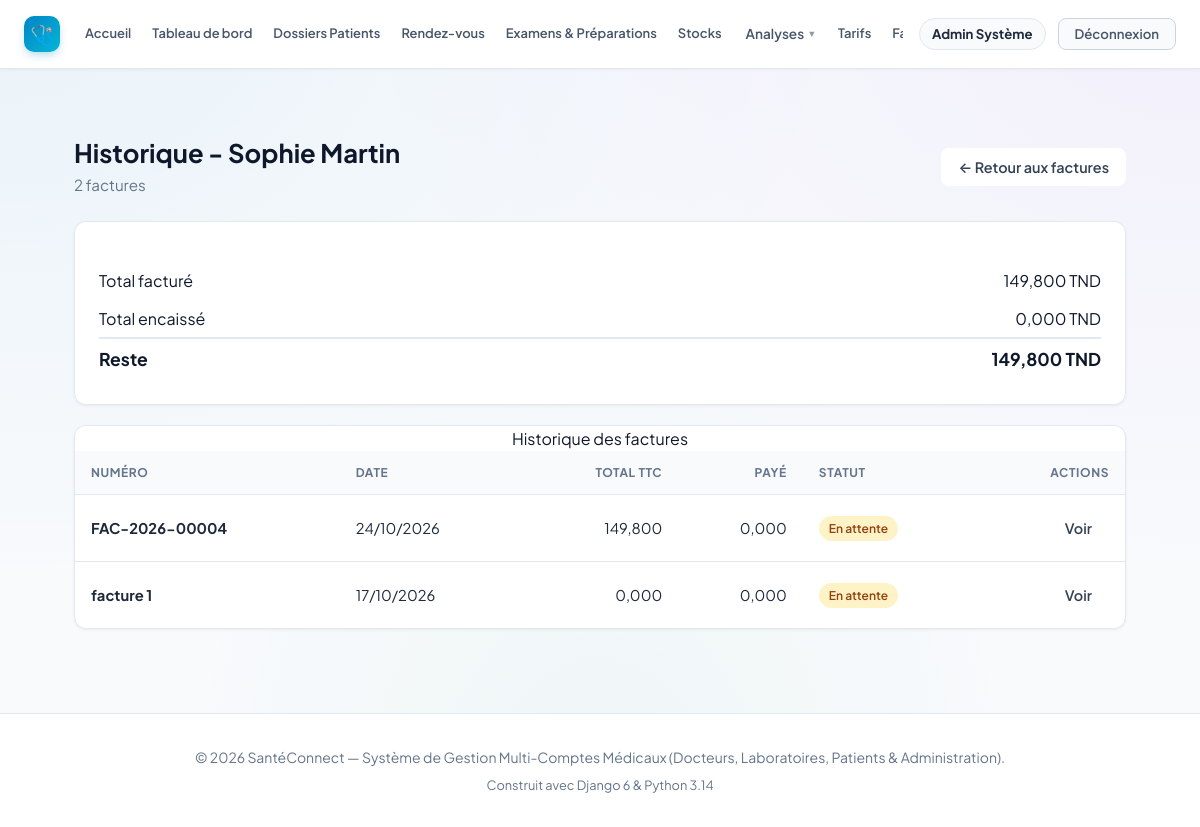
The page /billing/patients/6/historique/ (signed in) on the database as committed earlier.
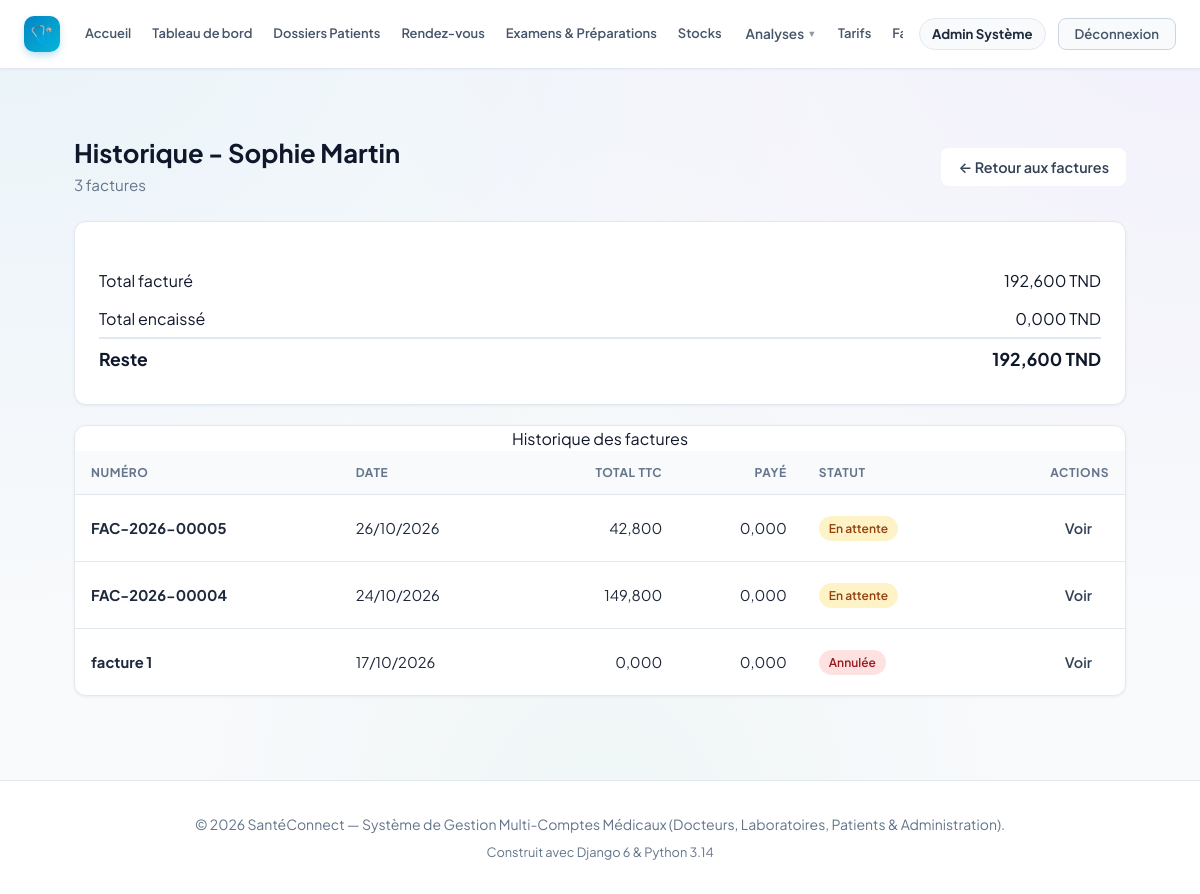
The same page on the database as committed later.
### billing/models.py (models this page shows, shortened)
class Facture(models.Model):
    class Statut(models.TextChoices):
        EN_ATTENTE = 'EN_ATTENTE', 'En attente'
        PARTIELLE = 'PARTIELLE', 'Partiellement payée'
        PAYEE = 'PAYEE', 'Payée'
        ANNULEE = 'ANNULEE', 'Annulée'
    numero = models.CharField("Numéro", max_length=20, unique=True, blank=True)
    patient = models.ForeignKey(settings.AUTH_USER_MODEL, on_delete=models.PROTECT,
                                related_name='factures_patient',
                                limit_choices_to={'role': 'PATIENT'})
    medecin = models.ForeignKey(settings.AUTH_USER_MODEL, on_delete=models.PROTECT,
                                related_name='factures_medecin', null=True, blank=True,
                                limit_choices_to={'role': 'DOCTEUR'})
    date_emission = models.DateField("Date d'émission", auto_now_add=True)
    statut = models.CharField("Statut", max_length=20,
                              choices=Statut.choices, default=Statut.EN_ATTENTE)
    remise = models.DecimalField("Remise", max_digits=12, decimal_places=3, default=0)
    tva = models.DecimalField("TVA (%)", max_digits=5, decimal_places=2, default=0)
    class Meta:
        ordering = ['-date_emission', '-id']
    @property
    def sous_total(self):
        return sum((l.total for l in self.lignes.all()), Decimal('0'))
    @property
    def total_ht(self):
        return max(self.sous_total - self.remise, Decimal('0'))
    @property
    def montant_tva(self):
        return (self.total_ht * self.tva / Decimal('100')).quantize(Decimal('0.001'))
    @property
    def total_ttc(self):
        return self.total_ht + self.montant_tva
    def total_paye(self):
        return sum((p.montant for p in self.paiements.all()), Decimal('0'))

class LigneFacture(models.Model):
    facture = models.ForeignKey(Facture, on_delete=models.CASCADE, related_name='lignes')
    tarif = models.ForeignKey(Tarif, on_delete=models.SET_NULL, null=True, blank=True)
    description = models.CharField("Description", max_length=200)
    reference = models.CharField("Référence", max_length=50, blank=True)
    quantite = models.PositiveIntegerField("Quantité", default=1)
    prix_unitaire = models.DecimalField("Prix unitaire", max_digits=12, decimal_places=3)
    @property
    def total(self):
        return self.quantite * self.prix_unitaire

### billing/views.py (the view)
# urls.py: path('patients/<int:patient_id>/historique/', views.patient_historique, name='patient_historique'),
@billing_access_required
def patient_historique(request, patient_id=None):
    if request.user.is_patient:
        if patient_id not in (None, request.user.pk):
            raise Http404
        patient = request.user
    else:
        patient = get_object_or_404(get_user_model(), pk=patient_id, role='PATIENT')
    factures = (factures_visibles(request.user)
                .filter(patient=patient).prefetch_related('lignes', 'paiements'))
    actives = [f for f in factures if f.statut != Facture.Statut.ANNULEE]
    total_facture = sum((f.total_ttc for f in actives), Decimal('0'))
    total_encaisse = sum((f.total_paye() for f in actives), Decimal('0'))
    return render(request, 'billing/patient_historique.html', {
        'patient': patient, 'factures': factures,
        'total_facture': total_facture, 'total_encaisse': total_encaisse,
        'total_reste': total_facture - total_encaisse,
    })

### accounts/models.py (called while the page is built)
    @property
    def is_laboratory(self):
        return self.role == self.Role.LABORATOIRE

    @property
    def is_patient(self):
        return self.role == self.Role.PATIENT

    @property
    def is_admin_user(self):
        return self.role == self.Role.ADMIN or self.is_superuser

### billing/permissions.py (called while the page is built)
def role_required(test):
    def decorator(view):
        @wraps(view)
        def wrapper(request, *args, **kwargs):
            if not request.user.is_authenticated:
                return redirect_to_login(request.get_full_path())
            if not test(request.user):
                raise PermissionDenied
            return view(request, *args, **kwargs)
        return wrapper
    return decorator

def _is_billing_staff(u):
    return u.is_admin_user or (u.is_doctor and u.is_verified)

def _can_see_billing(u):
    return _is_billing_staff(u) or u.is_patient

def factures_visibles(user):
    from .models import Facture
    qs = Facture.objects.select_related('patient', 'medecin')
    if user.is_admin_user:
        return qs
    if user.is_doctor and user.is_verified:
        return qs.filter(medecin=user)
    if user.is_patient:
        return qs.filter(patient=user)
    return qs.none()

### billing/templates/billing/patient_historique.html
{% extends 'base.html' %}
{% load static %}
{% block extra_css %}<link rel="stylesheet" href="{% static 'billing/billing.css' %}">{% endblock %}
{% block content %}
<div class="container billing-page">
    <div class="page-header">
        <div>
            <h1>Historique - {{ patient.get_full_name|default:patient.username }}</h1>
            <p>{{ factures|length }} facture{{ factures|length|pluralize }}</p>
        </div>
        <a href="{% url 'facture_list' %}" class="btn btn-light">← Retour aux factures</a>
    </div>
    <div class="card" style="margin-bottom:20px;"><div class="card-body totals" style="max-width:100%;">
        <div><span>Total facturé</span><span>{{ total_facture|floatformat:3 }} TND</span></div>
        <div><span>Total encaissé</span><span>{{ total_encaisse|floatformat:3 }} TND</span></div>
        <div class="grand"><span>Reste</span><span>{{ total_reste|floatformat:3 }} TND</span></div>
    </div></div>
    <div class="card">
        <div class="table-wrap">
            <table>
                <caption class="sr-only">Historique des factures</caption>
                <thead>
                    <tr>
                        <th scope="col">Numéro</th><th scope="col">Date</th>
                        <th scope="col" class="text-right">Total TTC</th>
                        <th scope="col" class="text-right">Payé</th>
                        <th scope="col">Statut</th>
                        <th scope="col" class="text-right">Actions</th>
                    </tr>
                </thead>
                <tbody>
                    {% for f in factures %}
                    <tr>
                        <td><strong>{{ f.numero }}</strong></td>
                        <td>{{ f.date_emission|date:"d/m/Y" }}</td>
                        <td class="text-right">{{ f.total_ttc|floatformat:3 }}</td>
                        <td class="text-right">{{ f.total_paye|floatformat:3 }}</td>
                        <td><span class="badge badge-{{ f.statut|lower }}">{{ f.get_statut_display }}</span></td>
                        <td><div class="actions">
                            <a href="{% url 'facture_detail' f.pk %}" class="btn btn-light btn-sm"
                               aria-label="Voir la facture {{ f.numero }}">Voir</a>
                        </div></td>
                    </tr>
                    {% empty %}
                    <tr><td colspan="6" class="empty">Aucune facture pour ce patient.</td></tr>
                    {% endfor %}
                </tbody>
            </table>
        </div>
    </div>
</div>
{% endblock %}

Rows that differ between the two databases and show on the page:
added Facture: numero "FAC-2026-00005", date_emission "26/10/2026", total_ttc "42,800", total_paye "0,000", statut "En attente"
changed Facture "facture 1": statut "En attente" → "Annulée"
Other text that changed with them:
{{ factures|length }}: "2" → "3"
{{ total_facture|floatformat:3 }}: "149,800" → "192,600"
{{ total_reste|floatformat:3 }}: "149,800" → "192,600"
